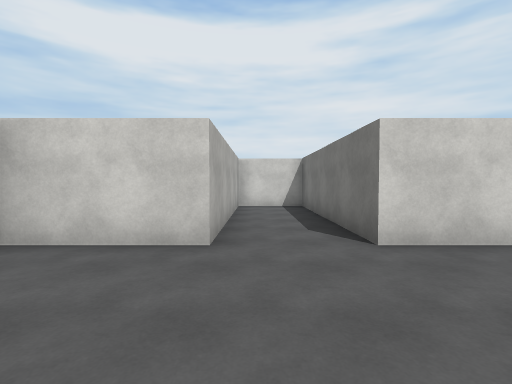
view 1 (above)

24 first-person views from a walk through a Unity game level. The camera is 1.5 m above the floor, tilts 2° down and sees 85° across. The floor is counted in squares, 2 m on a side. Each view is taken from the middle of a square. On the plan, view 1 faces up. The plan holds only what a view shows up to about 10 squares ahead; the rest is blank. The place goes on beyond the plan. Surface patterns are stand-ins for the level's own textures.

view 2
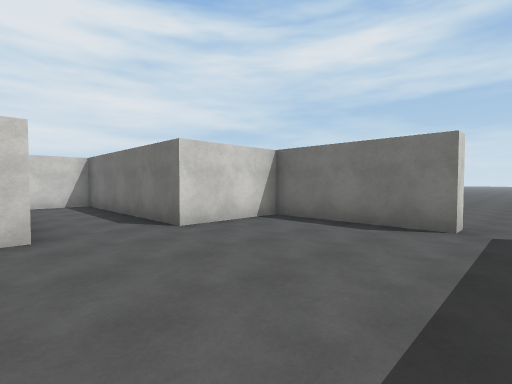

view 3
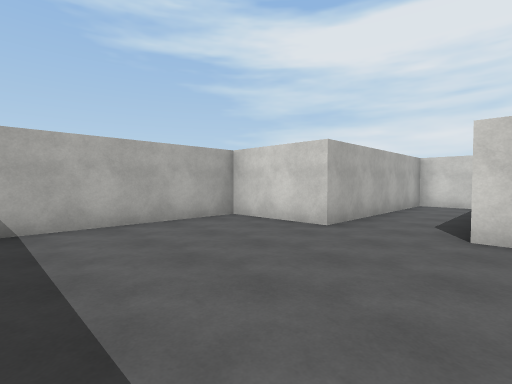

view 4
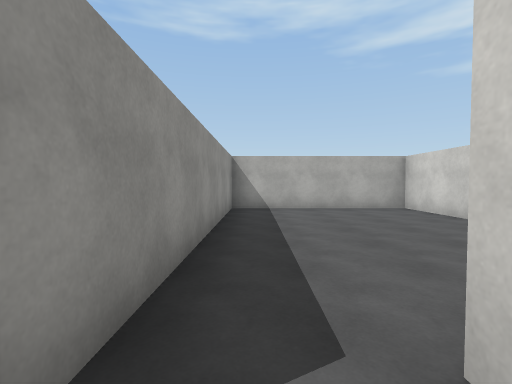

view 5
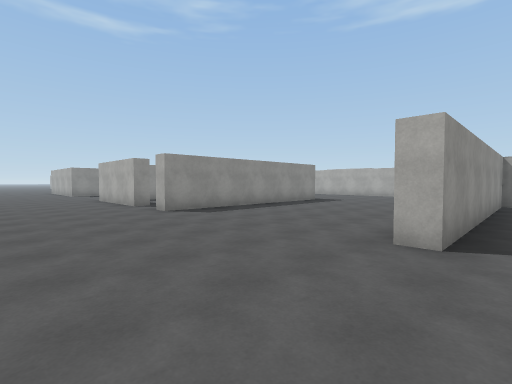

view 6
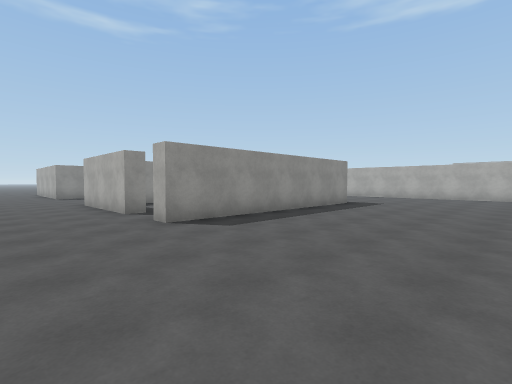

view 7
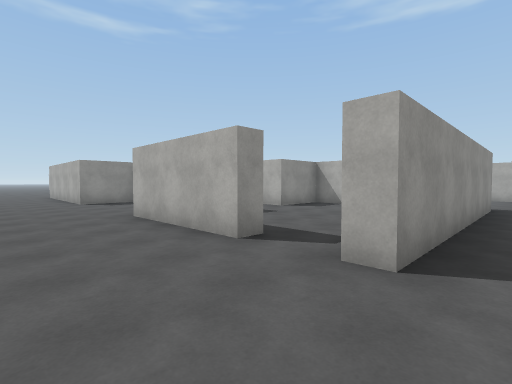

view 8
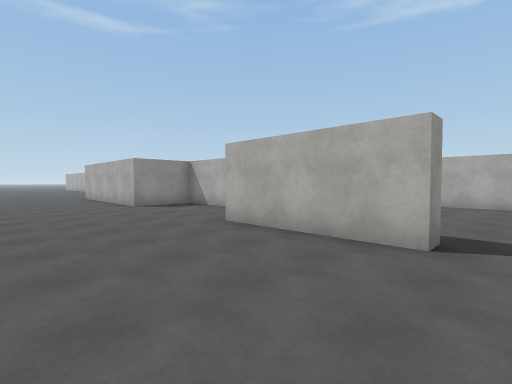

view 9
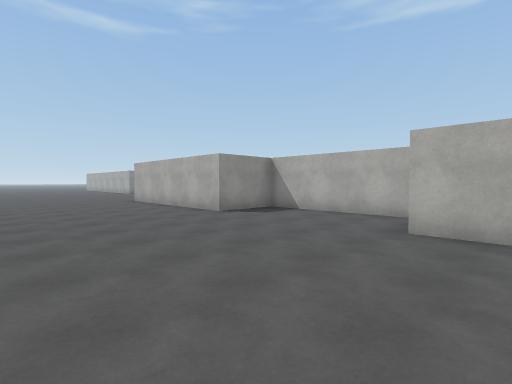

view 10
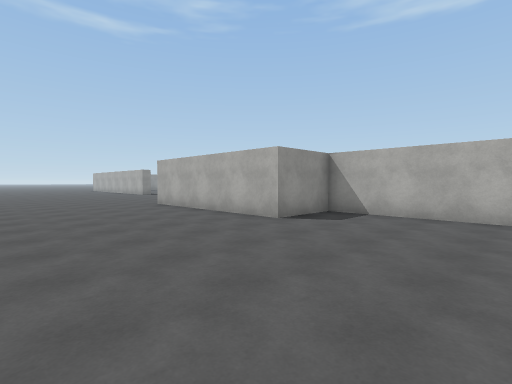

view 11
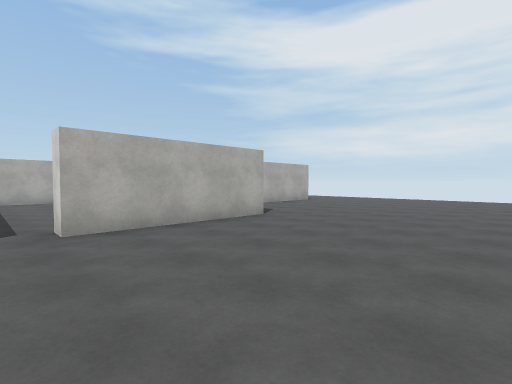

view 12
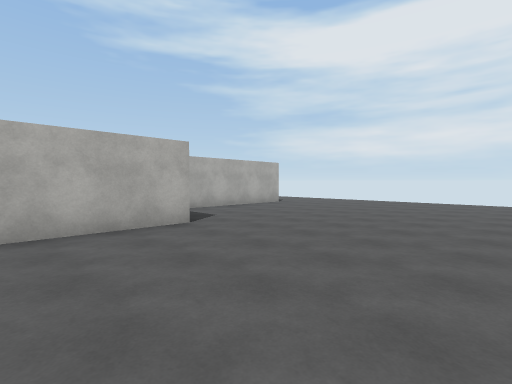

view 13
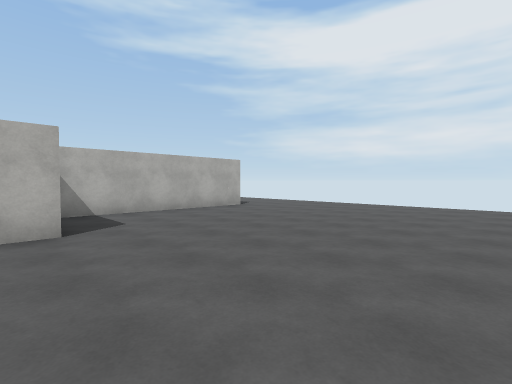

view 14
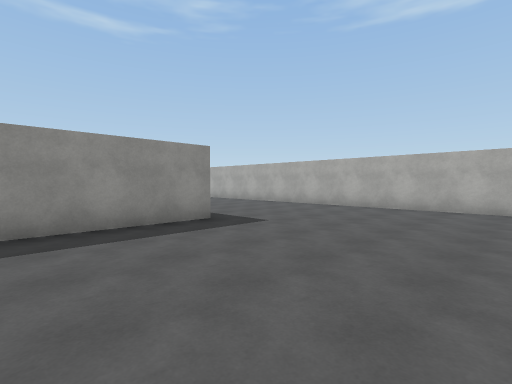

view 15
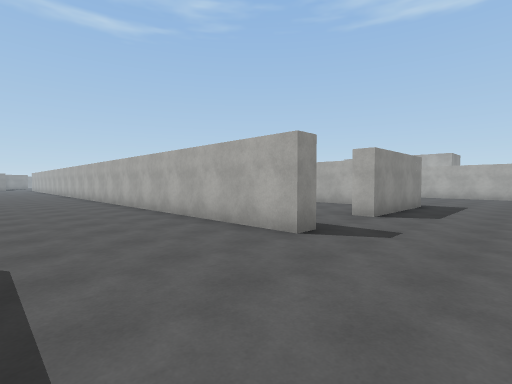

view 16
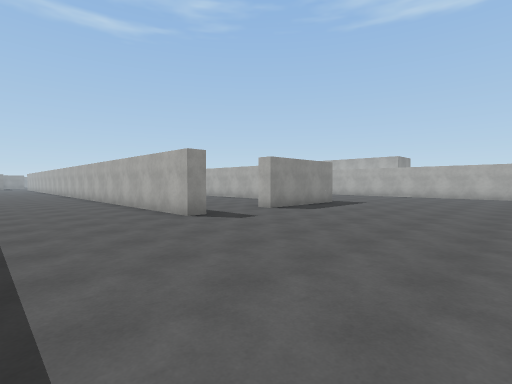

view 17
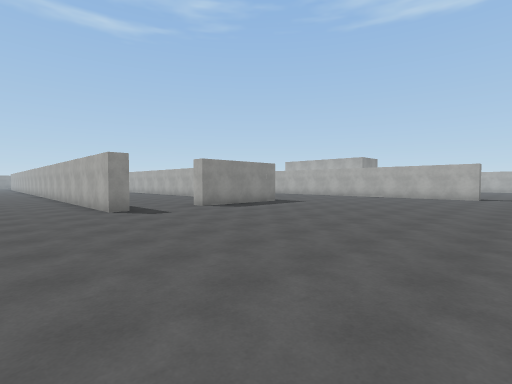

view 18
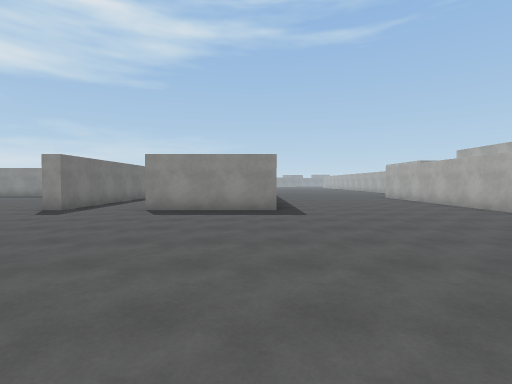

view 19
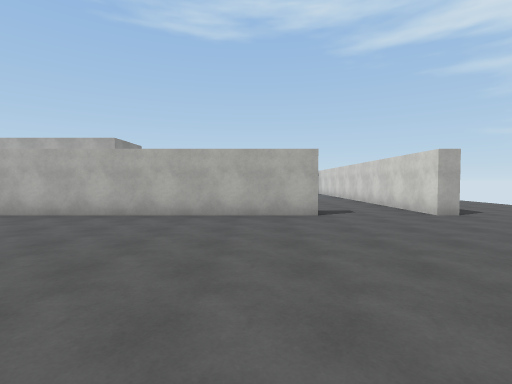

view 20
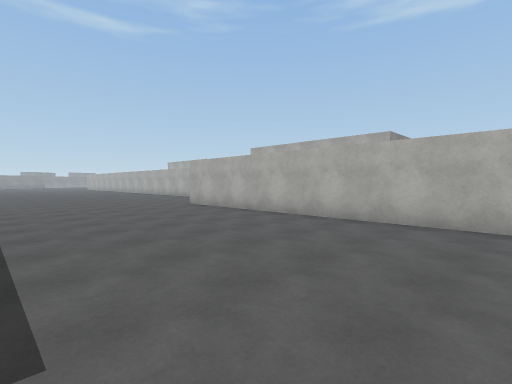

view 21
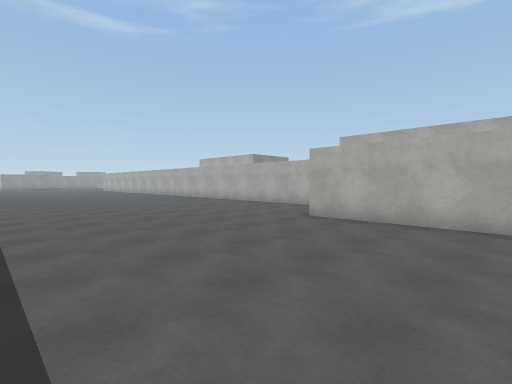

view 22
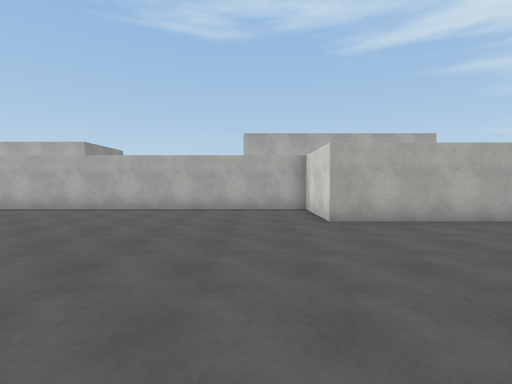

view 23
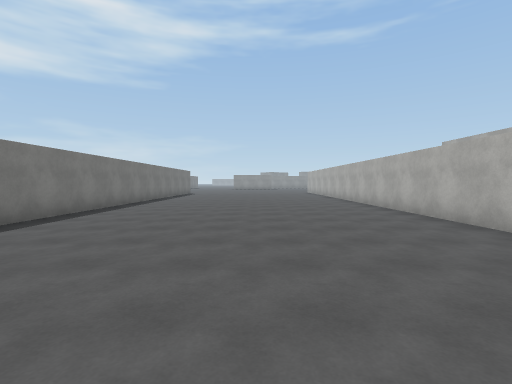

view 24
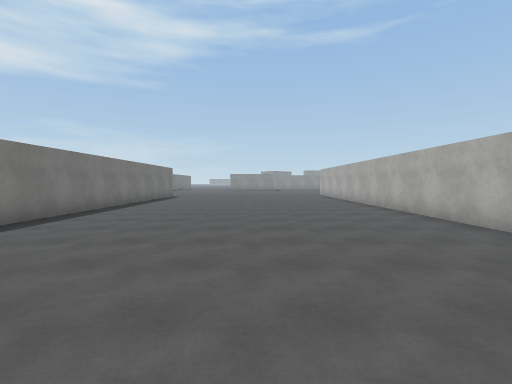

### Floor plan
Ten units are one square. View 1 is at (0, 0); x grows to the right and y downward. Boxes are objects, and circles mark ways between rooms. Rooms are numbered by the first view taken in them; rooms with no view inside come last. Other rooms are left out.
<svg viewBox="-223 -99 273 329">
<path fill="none" stroke="#000" d="M40 2 40 -33 15 -33 15 -88 -5 -88 -5 -33 -30 -33 -30 17 35 17M-78 16 -78 4 -73 4 -73 89M-25 78 45 78 45 84M-136 4 -101 4 -101 10M35 17 45 17 45 22M40 98 45 98 45 134M25 139 25 178 45 178 45 225M45 -39 45 2 40 2M20 -94 20 -41M-193 -55 -193 66 -218 66 -218 225M-193 -86 -193 -81 -205 -81M-136 225 -136 138M-14 128 0 128 0 136M-20 94 -20 122"/>
<circle cx="40" cy="10" r="3" fill="#2a7"/>
<circle cx="40" cy="90" r="3" fill="#2a7"/>
<text x="0" y="-20">1</text>
<text x="-60" y="50">2</text>
<text x="10" y="120">3</text>
</svg>
Room 1 opens to room 2. Room 2 opens to room 3.

Where each view was taken, in squares from view 1:
view 1: 0 up, 0 right, facing up
view 2: 1 down, 1 left, facing up-right
view 3: 1 down, 2 right, facing up-left
view 4: 1 down, 5 right, facing left
view 5: 1 down, 8 right, facing down-left
view 6: 3 down, 7 right, facing down-left
view 7: 7 down, 7 right, facing down-left
view 8: 9 down, 8 right, facing down-left
view 9: 12 down, 9 right, facing down-left
view 10: 14 down, 9 right, facing down-left
view 11: 1 down, 9 right, facing up-left
view 12: 1 up, 9 right, facing up-left
view 13: 3 up, 9 right, facing up-left
view 14: 3 down, 1 right, facing down-left
view 15: 2 up, 4 left, facing down-left
view 16: 5 up, 4 left, facing down-left
view 17: 7 up, 5 left, facing down-left
view 18: 7 up, 13 left, facing down
view 19: 4 up, 13 left, facing left
view 20: 2 up, 14 left, facing down-left
view 21: 3 down, 14 left, facing down-left
view 22: 8 down, 14 left, facing left
view 23: 9 down, 18 left, facing down
view 24: 13 down, 18 left, facing down
